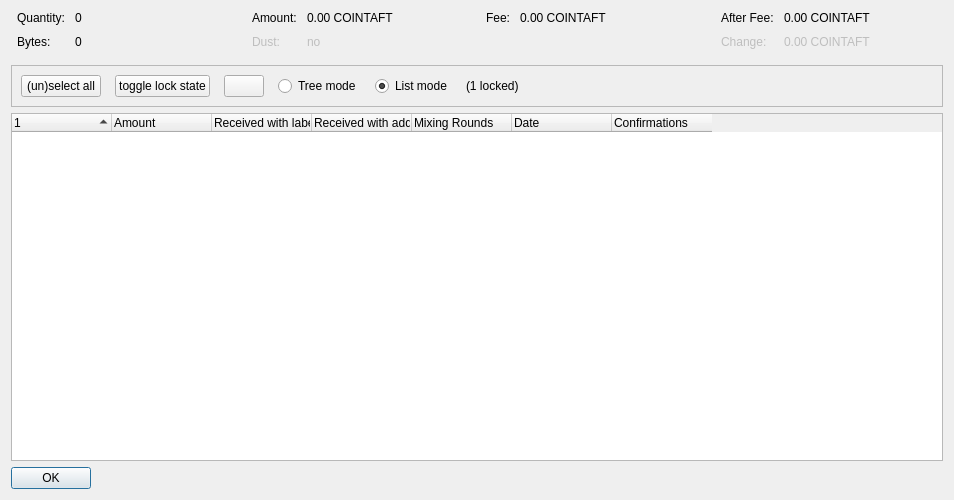
<?xml version="1.0" encoding="UTF-8"?>
<ui version="4.0">
 <class>CoinControlDialog</class>
 <widget class="QDialog" name="CoinControlDialog">
  <property name="geometry">
   <rect>
    <x>0</x>
    <y>0</y>
    <width>954</width>
    <height>500</height>
   </rect>
  </property>
  <property name="windowTitle">
   <string>Coin Selection</string>
  </property>
  <layout class="QVBoxLayout" name="verticalLayout">
   <item>
    <layout class="QHBoxLayout" name="horizontalLayoutTop" stretch="0,0,0,0">
     <property name="topMargin">
      <number>0</number>
     </property>
     <property name="bottomMargin">
      <number>10</number>
     </property>
     <item>
      <layout class="QFormLayout" name="formLayoutCoinControl1">
       <property name="horizontalSpacing">
        <number>10</number>
       </property>
       <property name="verticalSpacing">
        <number>10</number>
       </property>
       <property name="leftMargin">
        <number>6</number>
       </property>
       <property name="rightMargin">
        <number>6</number>
       </property>
       <item row="0" column="0">
        <widget class="QLabel" name="labelCoinControlQuantityText">
         <property name="text">
          <string>Quantity:</string>
         </property>
        </widget>
       </item>
       <item row="0" column="1">
        <widget class="QLabel" name="labelCoinControlQuantity">
         <property name="cursor">
          <cursorShape>IBeamCursor</cursorShape>
         </property>
         <property name="contextMenuPolicy">
          <enum>Qt::ActionsContextMenu</enum>
         </property>
         <property name="text">
          <string notr="true">0</string>
         </property>
         <property name="textInteractionFlags">
          <set>Qt::LinksAccessibleByMouse|Qt::TextSelectableByKeyboard|Qt::TextSelectableByMouse</set>
         </property>
        </widget>
       </item>
       <item row="1" column="0">
        <widget class="QLabel" name="labelCoinControlBytesText">
         <property name="text">
          <string>Bytes:</string>
         </property>
        </widget>
       </item>
       <item row="1" column="1">
        <widget class="QLabel" name="labelCoinControlBytes">
         <property name="cursor">
          <cursorShape>IBeamCursor</cursorShape>
         </property>
         <property name="contextMenuPolicy">
          <enum>Qt::ActionsContextMenu</enum>
         </property>
         <property name="text">
          <string notr="true">0</string>
         </property>
         <property name="textInteractionFlags">
          <set>Qt::LinksAccessibleByMouse|Qt::TextSelectableByKeyboard|Qt::TextSelectableByMouse</set>
         </property>
        </widget>
       </item>
      </layout>
     </item>
     <item>
      <layout class="QFormLayout" name="formLayoutCoinControl2">
       <property name="horizontalSpacing">
        <number>10</number>
       </property>
       <property name="verticalSpacing">
        <number>10</number>
       </property>
       <property name="leftMargin">
        <number>6</number>
       </property>
       <property name="rightMargin">
        <number>6</number>
       </property>
       <item row="0" column="0">
        <widget class="QLabel" name="labelCoinControlAmountText">
         <property name="text">
          <string>Amount:</string>
         </property>
        </widget>
       </item>
       <item row="0" column="1">
        <widget class="QLabel" name="labelCoinControlAmount">
         <property name="cursor">
          <cursorShape>IBeamCursor</cursorShape>
         </property>
         <property name="contextMenuPolicy">
          <enum>Qt::ActionsContextMenu</enum>
         </property>
         <property name="text">
          <string notr="true">0.00 COINTAFT</string>
         </property>
         <property name="textInteractionFlags">
          <set>Qt::LinksAccessibleByMouse|Qt::TextSelectableByKeyboard|Qt::TextSelectableByMouse</set>
         </property>
        </widget>
       </item>
       <item row="1" column="0">
        <widget class="QLabel" name="labelCoinControlLowOutputText">
         <property name="enabled">
          <bool>false</bool>
         </property>
         <property name="text">
          <string>Dust:</string>
         </property>
        </widget>
       </item>
       <item row="1" column="1">
        <widget class="QLabel" name="labelCoinControlLowOutput">
         <property name="enabled">
          <bool>false</bool>
         </property>
         <property name="cursor">
          <cursorShape>IBeamCursor</cursorShape>
         </property>
         <property name="contextMenuPolicy">
          <enum>Qt::ActionsContextMenu</enum>
         </property>
         <property name="text">
          <string notr="true">no</string>
         </property>
         <property name="textInteractionFlags">
          <set>Qt::LinksAccessibleByMouse|Qt::TextSelectableByKeyboard|Qt::TextSelectableByMouse</set>
         </property>
        </widget>
       </item>
      </layout>
     </item>
     <item>
      <layout class="QFormLayout" name="formLayoutCoinControl3">
       <property name="horizontalSpacing">
        <number>10</number>
       </property>
       <property name="verticalSpacing">
        <number>10</number>
       </property>
       <property name="leftMargin">
        <number>6</number>
       </property>
       <property name="rightMargin">
        <number>6</number>
       </property>
       <item row="0" column="0">
        <widget class="QLabel" name="labelCoinControlFeeText">
         <property name="text">
          <string>Fee:</string>
         </property>
        </widget>
       </item>
       <item row="0" column="1">
        <widget class="QLabel" name="labelCoinControlFee">
         <property name="cursor">
          <cursorShape>IBeamCursor</cursorShape>
         </property>
         <property name="contextMenuPolicy">
          <enum>Qt::ActionsContextMenu</enum>
         </property>
         <property name="text">
          <string notr="true">0.00 COINTAFT</string>
         </property>
         <property name="textInteractionFlags">
          <set>Qt::LinksAccessibleByMouse|Qt::TextSelectableByKeyboard|Qt::TextSelectableByMouse</set>
         </property>
        </widget>
       </item>
      </layout>
     </item>
     <item>
      <layout class="QFormLayout" name="formLayoutCoinControl4">
       <property name="horizontalSpacing">
        <number>10</number>
       </property>
       <property name="verticalSpacing">
        <number>10</number>
       </property>
       <property name="leftMargin">
        <number>6</number>
       </property>
       <property name="rightMargin">
        <number>6</number>
       </property>
       <item row="0" column="0">
        <widget class="QLabel" name="labelCoinControlAfterFeeText">
         <property name="text">
          <string>After Fee:</string>
         </property>
        </widget>
       </item>
       <item row="0" column="1">
        <widget class="QLabel" name="labelCoinControlAfterFee">
         <property name="cursor">
          <cursorShape>IBeamCursor</cursorShape>
         </property>
         <property name="contextMenuPolicy">
          <enum>Qt::ActionsContextMenu</enum>
         </property>
         <property name="text">
          <string notr="true">0.00 COINTAFT</string>
         </property>
         <property name="textInteractionFlags">
          <set>Qt::LinksAccessibleByMouse|Qt::TextSelectableByKeyboard|Qt::TextSelectableByMouse</set>
         </property>
        </widget>
       </item>
       <item row="1" column="0">
        <widget class="QLabel" name="labelCoinControlChangeText">
         <property name="enabled">
          <bool>false</bool>
         </property>
         <property name="text">
          <string>Change:</string>
         </property>
        </widget>
       </item>
       <item row="1" column="1">
        <widget class="QLabel" name="labelCoinControlChange">
         <property name="enabled">
          <bool>false</bool>
         </property>
         <property name="cursor">
          <cursorShape>IBeamCursor</cursorShape>
         </property>
         <property name="contextMenuPolicy">
          <enum>Qt::ActionsContextMenu</enum>
         </property>
         <property name="text">
          <string notr="true">0.00 COINTAFT</string>
         </property>
         <property name="textInteractionFlags">
          <set>Qt::LinksAccessibleByMouse|Qt::TextSelectableByKeyboard|Qt::TextSelectableByMouse</set>
         </property>
        </widget>
       </item>
      </layout>
     </item>
    </layout>
   </item>
   <item>
    <widget class="QFrame" name="frame">
     <property name="minimumSize">
      <size>
       <width>0</width>
       <height>40</height>
      </size>
     </property>
     <property name="frameShape">
      <enum>QFrame::StyledPanel</enum>
     </property>
     <property name="frameShadow">
      <enum>QFrame::Sunken</enum>
     </property>
     <layout class="QHBoxLayout" name="horizontalLayout">
      <item>
       <layout class="QHBoxLayout" name="horizontalLayoutPanel" stretch="0,0,0,0,0,0,0">
        <property name="spacing">
         <number>14</number>
        </property>
        <item>
         <widget class="QPushButton" name="pushButtonSelectAll">
          <property name="sizePolicy">
           <sizepolicy hsizetype="Maximum" vsizetype="Fixed">
            <horstretch>0</horstretch>
            <verstretch>0</verstretch>
           </sizepolicy>
          </property>
          <property name="text">
           <string>(un)select all</string>
          </property>
          <property name="autoDefault">
           <bool>false</bool>
          </property>
         </widget>
        </item>
        <item>
         <widget class="QPushButton" name="pushButtonToggleLock">
          <property name="sizePolicy">
           <sizepolicy hsizetype="Maximum" vsizetype="Fixed">
            <horstretch>0</horstretch>
            <verstretch>0</verstretch>
           </sizepolicy>
          </property>
          <property name="text">
           <string>toggle lock state</string>
          </property>
          <property name="autoDefault">
           <bool>false</bool>
          </property>
         </widget>
        </item>
        <item>
         <widget class="QPushButton" name="hideButton">
          <property name="sizePolicy">
           <sizepolicy hsizetype="Maximum" vsizetype="Fixed">
            <horstretch>0</horstretch>
            <verstretch>0</verstretch>
           </sizepolicy>
          </property>
          <property name="text">
           <string/>
          </property>
          <property name="autoDefault">
           <bool>false</bool>
          </property>
         </widget>
        </item>
        <item>
         <widget class="QRadioButton" name="radioTreeMode">
          <property name="sizePolicy">
           <sizepolicy hsizetype="Maximum" vsizetype="Fixed">
            <horstretch>0</horstretch>
            <verstretch>0</verstretch>
           </sizepolicy>
          </property>
          <property name="text">
           <string>Tree mode</string>
          </property>
         </widget>
        </item>
        <item>
         <widget class="QRadioButton" name="radioListMode">
          <property name="sizePolicy">
           <sizepolicy hsizetype="Maximum" vsizetype="Fixed">
            <horstretch>0</horstretch>
            <verstretch>0</verstretch>
           </sizepolicy>
          </property>
          <property name="text">
           <string>List mode</string>
          </property>
          <property name="checked">
           <bool>true</bool>
          </property>
         </widget>
        </item>
        <item>
         <widget class="QLabel" name="labelLocked">
          <property name="text">
           <string>(1 locked)</string>
          </property>
         </widget>
        </item>
        <item>
         <spacer name="horizontalSpacer">
          <property name="orientation">
           <enum>Qt::Horizontal</enum>
          </property>
          <property name="sizeHint" stdset="0">
           <size>
            <width>40</width>
            <height>20</height>
           </size>
          </property>
         </spacer>
        </item>
       </layout>
      </item>
     </layout>
    </widget>
   </item>
   <item>
    <widget class="CoinControlTreeWidget" name="treeWidget">
     <property name="contextMenuPolicy">
      <enum>Qt::CustomContextMenu</enum>
     </property>
     <property name="sortingEnabled">
      <bool>false</bool>
     </property>
     <property name="columnCount">
      <number>7</number>
     </property>
     <attribute name="headerShowSortIndicator" stdset="0">
      <bool>true</bool>
     </attribute>
     <attribute name="headerStretchLastSection">
      <bool>false</bool>
     </attribute>
     <column>
      <property name="text">
       <string/>
      </property>
     </column>
     <column>
      <property name="text">
       <string>Amount</string>
      </property>
     </column>
     <column>
      <property name="text">
       <string>Received with label</string>
      </property>
     </column>
     <column>
      <property name="text">
       <string>Received with address</string>
      </property>
     </column>
     <column>
      <property name="text">
       <string>Mixing Rounds</string>
      </property>
     </column>
     <column>
      <property name="text">
       <string>Date</string>
      </property>
     </column>
     <column>
      <property name="text">
       <string>Confirmations</string>
      </property>
      <property name="toolTip">
       <string>Confirmed</string>
      </property>
     </column>
    </widget>
   </item>
   <item>
    <widget class="QDialogButtonBox" name="buttonBox">
     <property name="sizePolicy">
      <sizepolicy hsizetype="Maximum" vsizetype="Fixed">
       <horstretch>0</horstretch>
       <verstretch>0</verstretch>
      </sizepolicy>
     </property>
     <property name="orientation">
      <enum>Qt::Horizontal</enum>
     </property>
     <property name="standardButtons">
      <set>QDialogButtonBox::Ok</set>
     </property>
    </widget>
   </item>
  </layout>
 </widget>
 <customwidgets>
  <customwidget>
   <class>CoinControlTreeWidget</class>
   <extends>QTreeWidget</extends>
   <header>qt/coincontroltreewidget.h</header>
  </customwidget>
 </customwidgets>
 <resources/>
 <connections/>
</ui>
